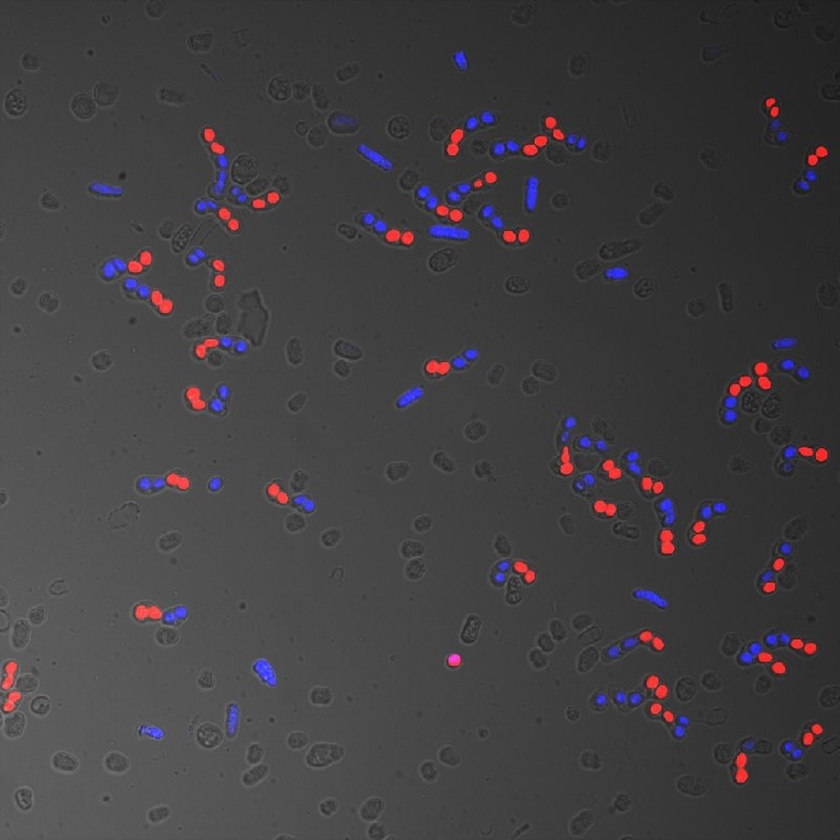
#> input picture dataset/Picture_1.jpg, 840 x 840 px, shrunk from 1080 x 1080 before the run, found by its file name
$ jupyter execute --allow-errors lemme_check.ipynb
#> lines starting #> are read from the running program, lines starting #| are printed output that depends on the picture; after the words box and inside, x2 and y2 are one past the last pixel; in counts of white or black regions, pixels touching at a corner belong together
trying something for yeast segmentation and counting

[cell 1]
def generate_biomodal_2d_data():
    import numpy as np

    rs = np.random.RandomState(seed=0)

    x1 = rs.normal(3, 1, (150,2))
    x2 = rs.normal(8, 1.5, (150,2))

    x_all = np.concatenate((x1, x2), axis=0)
    rs.shuffle(x_all)
    return x_all

[cell 2]
from sklearn.ensemble import RandomForestClassifier
from sklearn.svm import SVC
from skimage.io import imread
from pyclesperanto_prototype import imshow, replace_intensities, relabel_sequential
from skimage.filters import threshold_otsu
from skimage.measure import label, regionprops
from skimage.segmentation import clear_border
import numpy as np
import pandas as pd
from microfilm.microplot import microshow
import matplotlib.pyplot as plt

[cell 3]
image = imread('/Users/aaditmahajan/Documents/segregation_data/images/train/Picture_1.jpg', as_gray=True)
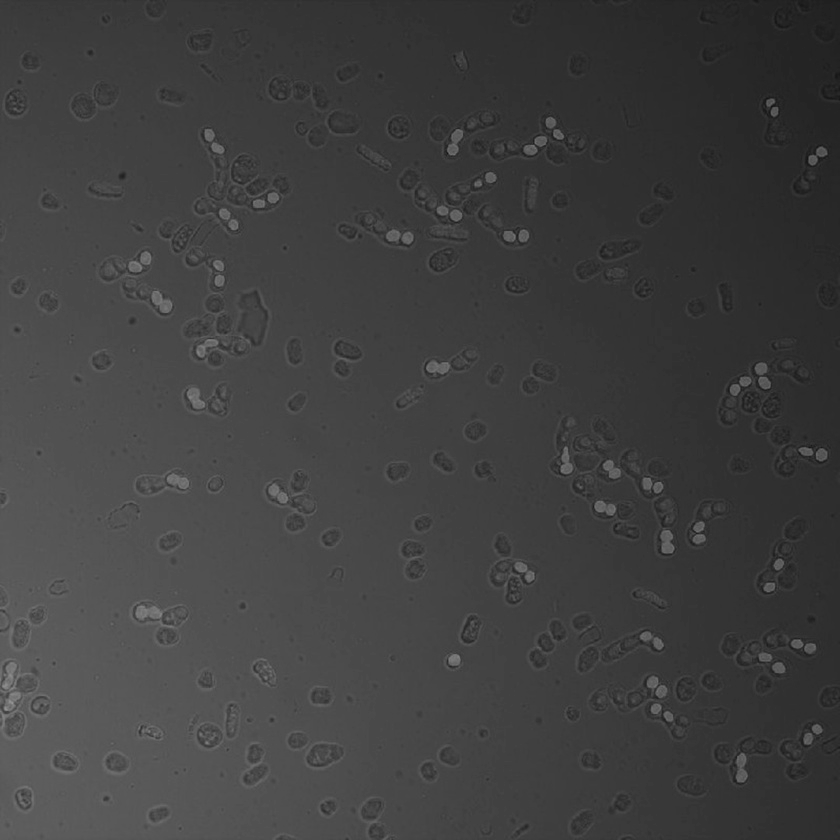
#> image: shape (840, 840) float64; min 0.0808, max 0.586, mean 0.249
imshow(image)
#> (this line was passed over: pyclesperanto_prototype is not available in this run)
microshow(image)
#> (this line was passed over: microfilm is not available in this run)

[cell 4]
image.shape
sub_sampled = image[::4, ::4]
imshow(sub_sampled)
#> (this line was passed over: pyclesperanto_prototype is not available in this run)

[cell 5]
mask = image > 0.335
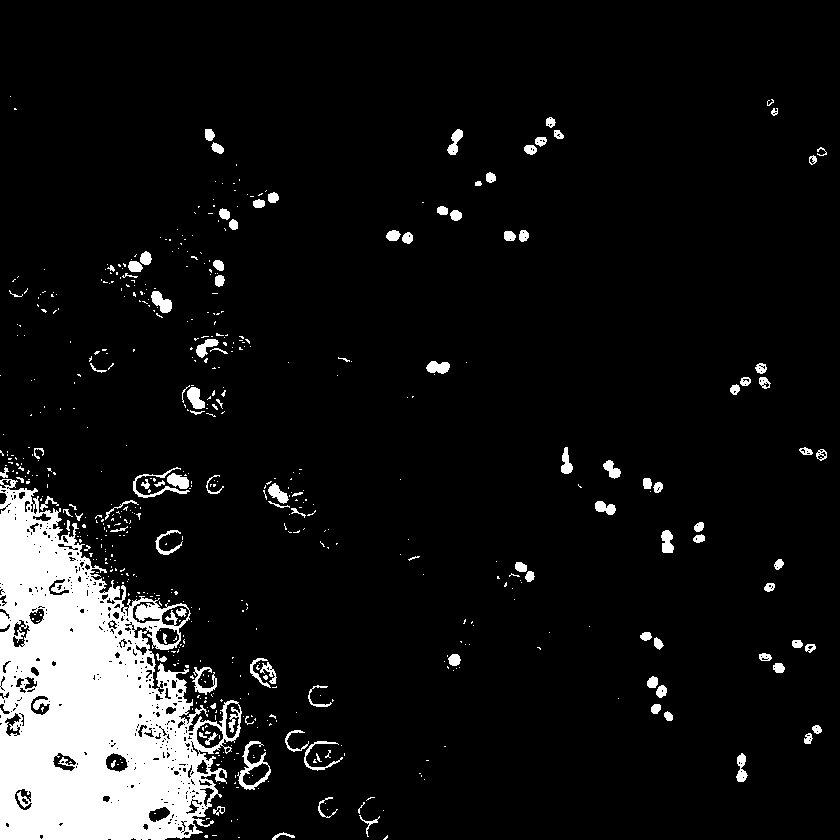
#> mask: shape (840, 840) bool; 8.8% white; 584 white regions (470 under 20 px), largest, box (x1, y1, x2, y2) and area: (0, 479, 242, 840) 49526, (237, 741, 271, 790) 469, (133, 467, 190, 498) 308
microshow(mask)
#> (this line was passed over: microfilm is not available in this run)

[cell 6]
from sklearn.metrics import jaccard_score, accuracy_score, precision_score, recall_score
data = generate_biomodal_2d_data()

plt.scatter(data[:, 0], data[:, 1], c="#DDDDDD")
plt.xlabel('area')
plt.ylabel('elongation')

[cell 7]
data_to_annotate = data[:20]

pd.DataFrame(data_to_annotate, columns=['area','elongation'])

[cell 8]
manual_annotation = [1, 1, 2, 1, 1, 1, 2, 2, 1, 1, 2, 1, 1, 2, 1, 2, 2, 2, 2, 2]

plt.scatter(data[:, 0], data[:, 1], c='#DDDDDD')
plt.xlabel('area')
plt.ylabel('elongation')

colors = ['orange', 'blue']

anc = [colors[i-1] for i in manual_annotation]
plt.scatter(data_to_annotate[:, 0], data_to_annotate[:, 1], c=anc)

[cell 9]
train_data = data_to_annotate[:10]
validation_data = data_to_annotate[10:]

train_annotation = manual_annotation[:10]
validation_annotation = manual_annotation[10:]

classifier = SVC()
classifier.fit(train_data, train_annotation)

[cell 10]
result = classifier.predict(validation_data)

restable = {
    "predicted": result,
    "annotation": validation_annotation
}
pd.DataFrame(restable)

[cell 11]
accuracy_score(validation_annotation, result)

[cell 12]
precision_score(validation_annotation, result)

[cell 13]
recall_score(validation_annotation, result)

[cell 14]
remaining_data = data[20:]
prediction = classifier.predict(remaining_data)

anc_rem = [colors[i-1] for i in prediction]
plt.scatter(remaining_data[:, 0], remaining_data[:, 1], c = anc_rem)

[cell 15]
from sklearn.mixture import GaussianMixture
NO_OF_CLASSES = 2
classifier = GaussianMixture(n_components=NO_OF_CLASSES)
classifier.fit(data)

[cell 16]
prediction = classifier.predict(data)
predicted_colors = [colors[i] for i in prediction]

plt.scatter(data[:, 0], data[:, 1], c=predicted_colors)
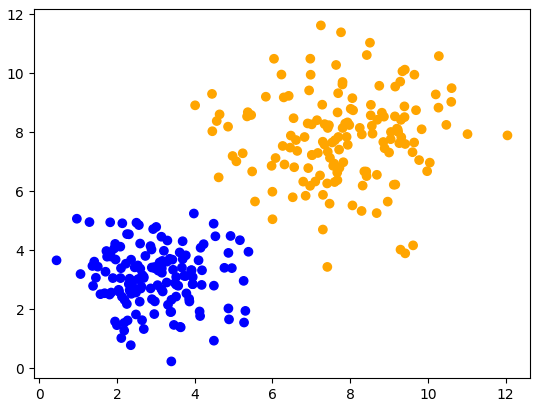
#> figure drawn by matplotlib, 1 panel

[cell 17]
import pyclesperanto_prototype as cle
cle.available_device_names()
#> (this line was passed over: pyclesperanto_prototype is not available in this run)

[cell 18]
cle.get_device()
#> (this line was passed over: pyclesperanto_prototype is not available in this run)

#> (a cell that did not finish here is left out)

[cell 20]
import cv2
raw = cv2.imread('/Users/aaditmahajan/Documents/segregation_data/images/train/Picture_1.jpg')
#> raw is the input picture: shape (840, 840, 3); mean B, G, R 65.2, 62.9, 65.4

hsv = cv2.cvtColor(raw, cv2.COLOR_BGR2HSV)
#> hsv: shape (840, 840, 3); mean H, S, V 16.6, 9.5, 67.8
result = raw.copy()
lower1 = np.array([0, 100, 20])
upper1 = np.array([10, 255, 255])

lower2 = np.array([160,100,20])
upper2 = np.array([179,255,255])

lower_mask = cv2.inRange(hsv, lower1, upper1)
#> lower_mask: shape (840, 840); 1.2% white; 110 white regions (53 under 20 px), largest, box (x1, y1, x2, y2) and area: (151, 289, 174, 315) 275, (445, 127, 465, 157) 272, (502, 228, 531, 245) 256
upper_mask = cv2.inRange(hsv, lower2, upper2)
#> upper_mask: shape (840, 840); 0.75% white in thin lines or dots, all inside (x1, y1, x2, y2) = (1, 97, 830, 785)

full_mask = lower_mask + upper_mask
#> full_mask: shape (840, 840); 2% white; 43 white regions, largest, box (x1, y1, x2, y2) and area: (752, 361, 773, 391) 421, (734, 751, 750, 785) 403, (756, 651, 787, 677) 394

result_blue = cv2.bitwise_and(result, result, mask = full_mask)

plt.imshow(full_mask, cmap = 'gray')
plt.show()
plt.imshow(result_blue, cmap = 'gray')
plt.show()

[cell 21]
lower_blue = np.array([100, 100, 20])
upper_blue = np.array([140, 255, 255])

mask_blue = cv2.inRange(hsv, lower_blue, upper_blue)
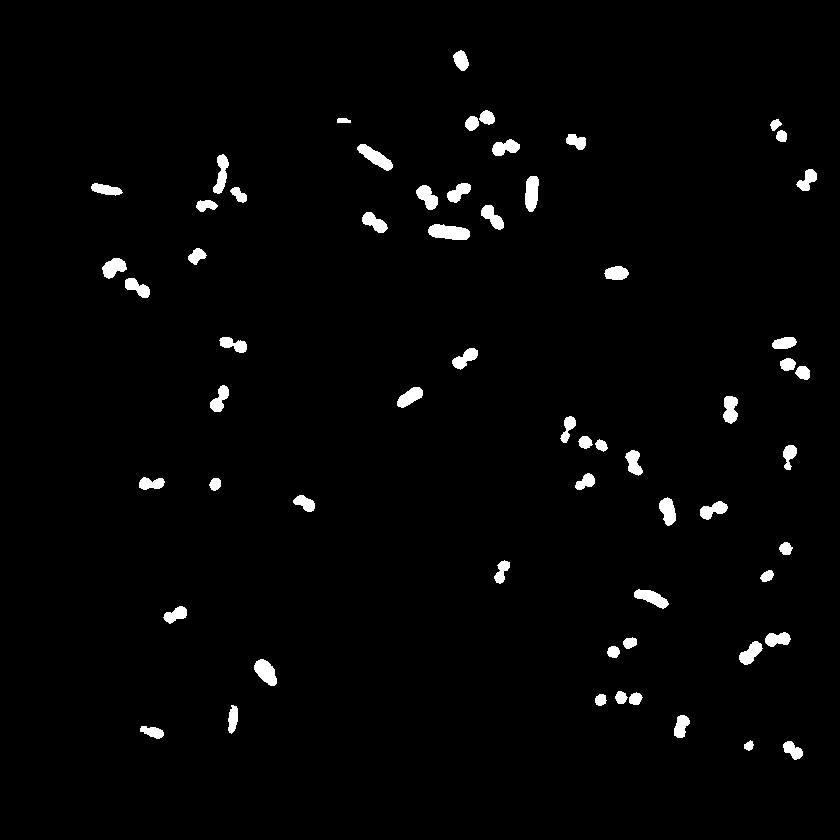
#> mask_blue: shape (840, 840); 2% white; 61 white regions, largest, box (x1, y1, x2, y2) and area: (428, 224, 470, 240) 512, (357, 144, 393, 171) 427, (525, 176, 539, 212) 405

result_red = cv2.bitwise_and(raw, raw, mask = mask_blue)
spores = result_red + result_blue

plt.imshow(raw, cmap = 'gray')
plt.show()
plt.imshow(result_red, cmap = 'gray')
plt.show()

plt.imshow(spores, cmap='gray')
plt.show()

spores = cv2.dilate(spores, kernel=cv2.getStructuringElement(cv2.MORPH_DILATE, (3,3)), iterations=2)
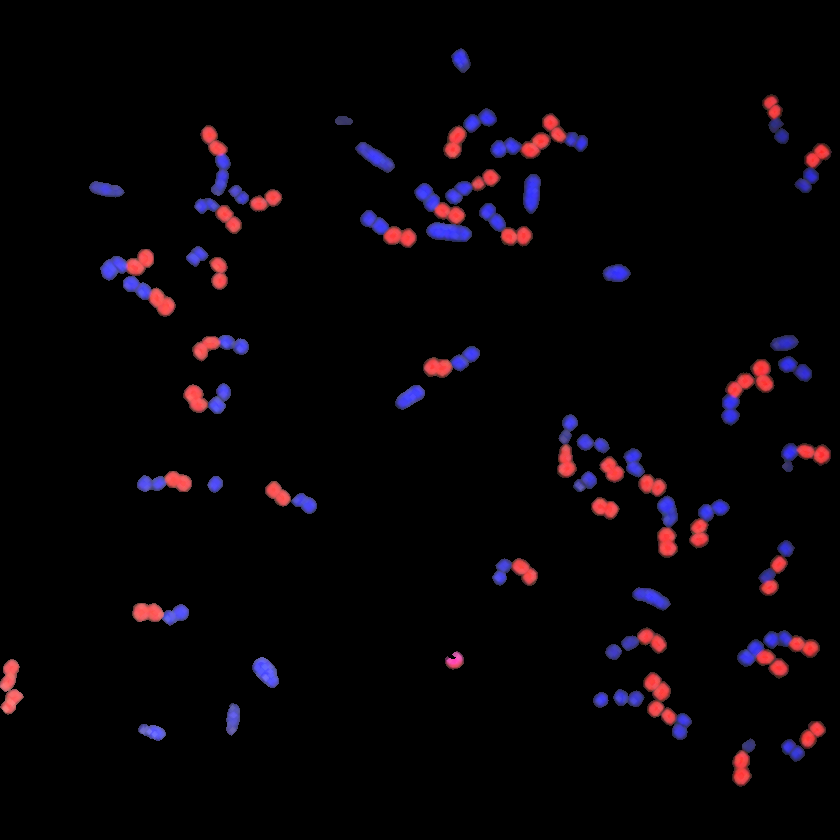
#> spores: shape (840, 840, 3); mean B, G, R 7.1, 3.8, 7.3
plt.imshow(spores)
plt.show()

#> (a cell that did not finish here is left out)

#> (a cell that did not finish here is left out)

#> (a cell that did not finish here is left out)

[cell 25]
result_red = cv2.dilate(result_red, kernel = cv2.getStructuringElement(cv2.MORPH_ELLIPSE, (5, 5)), iterations=1)
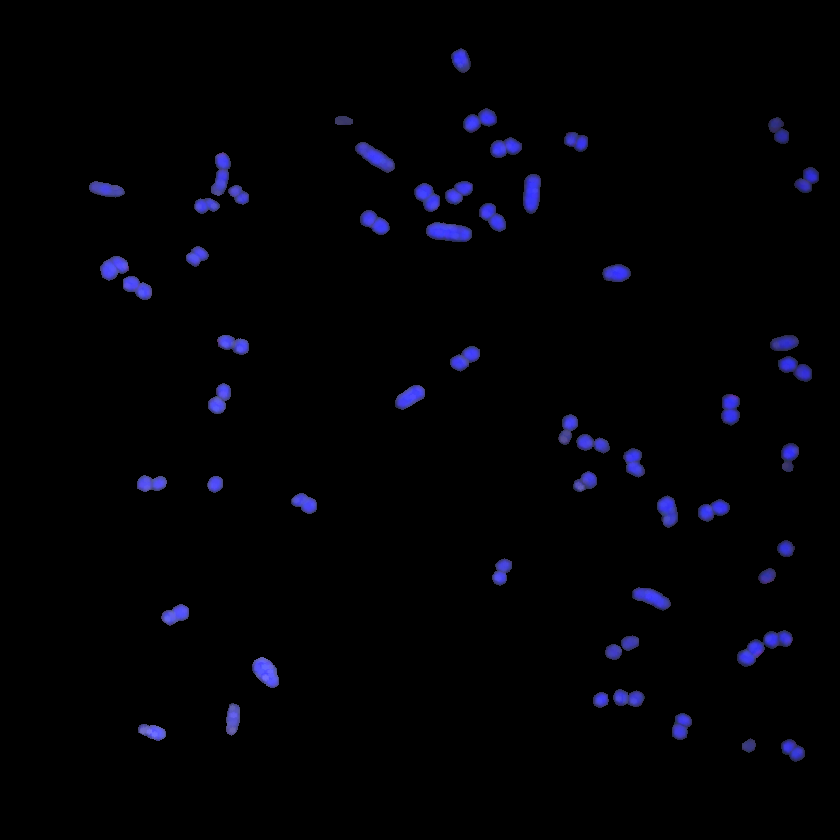
#> result_red: shape (840, 840, 3); mean B, G, R 5.5, 2, 2
plt.imshow(result_red, cmap='gray')
plt.show()

#> (a cell that did not finish here is left out)

[cell 27]
result_blue_dilated = cv2.dilate(result_blue, kernel = cv2.getStructuringElement(cv2.MORPH_ELLIPSE, (5, 5)), iterations=1)
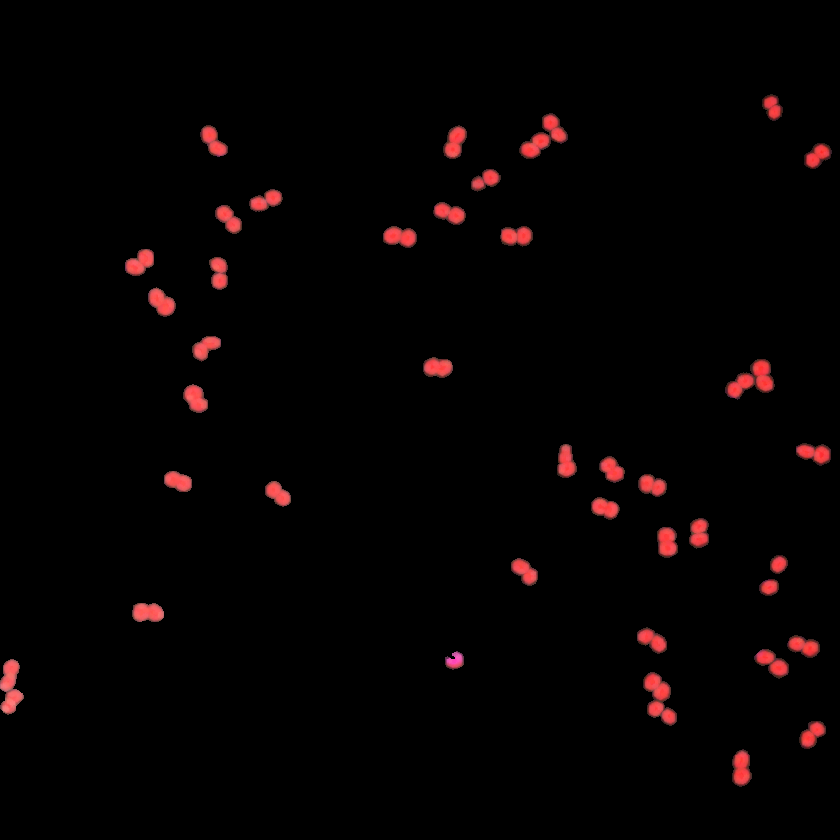
#> result_blue_dilated: shape (840, 840, 3); mean B, G, R 2.1, 2, 5.7
plt.imshow(result_blue_dilated, cmap='gray')
plt.show()

#> (the rest of this cell did not finish here and is left out)
